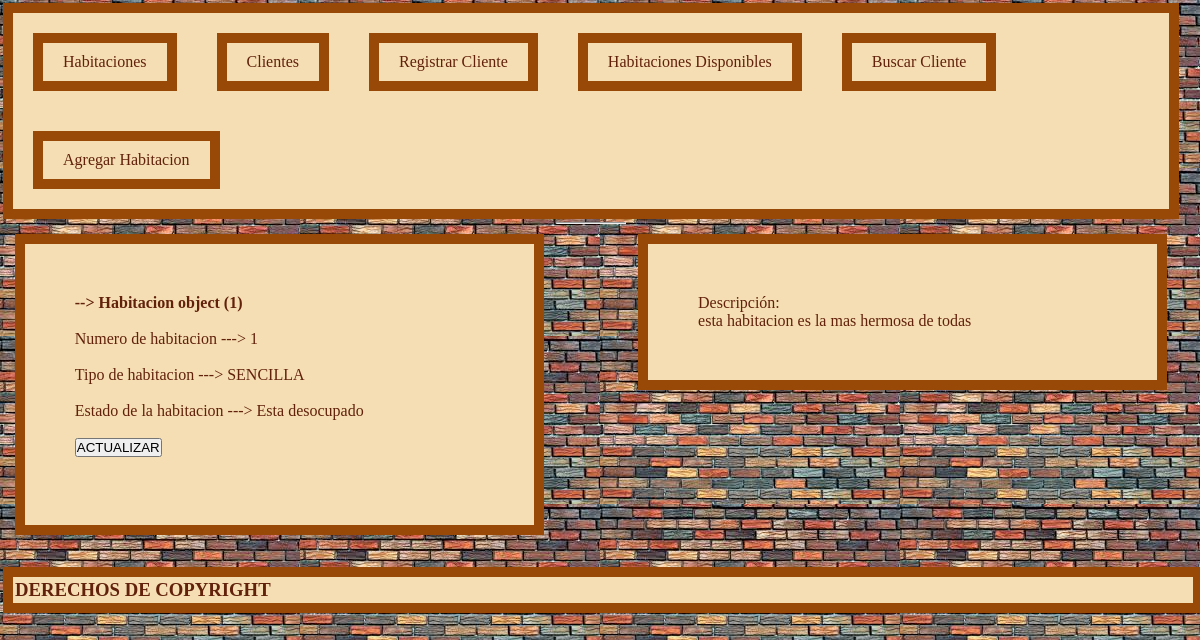
The page /hotel/1/ on the database as committed earlier.
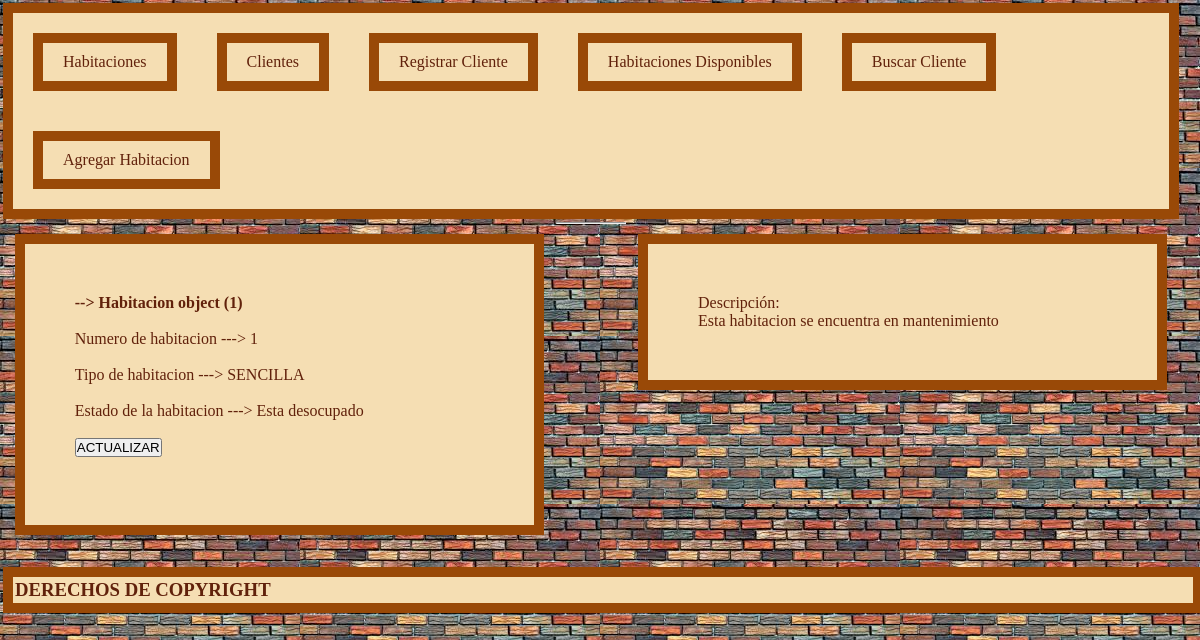
The same page on the database as committed later.
### hotel/models.py (models this page shows, shortened)
class Habitacion(models.Model):
    SENCILLA = 'SENCILLA'
    DOBLE  = 'DOBLE'
    MATRIMONIAL = 'MATRIMONIAL'
    SUITE       = 'SUITE'
    TIPO_DE_HABITACION = [
        (SENCILLA,  'Sencilla'),
        (DOBLE, 'Doble'),
        (MATRIMONIAL, 'Matrimonial'),
        (SUITE, 'Suite'),
    ]
    tipo = models.CharField(
        max_length = 15,
        choices = TIPO_DE_HABITACION,
        default = SENCILLA,
    ) #  seleccionar el tipo de habitacion.
    dias        = models.PositiveIntegerField(null = True) # Dias ocupado
    servicios   = models.PositiveIntegerField(null = True) # Servicios al dia
    numero      = models.PositiveIntegerField() # id de la habitacion
    estado      = models.BooleanField(default = False) # False = Ocupadoimineto = models.BooleanField(default = False)
    mantenimiento = models.BooleanField(default = False)
    descripcion = models.CharField(max_length = 100)

### hotel/views.py (the view)
# urls.py: path('<int:myID>/', HabitacionDetailView.as_view(), name = 'habi-detail'),
class HabitacionDetailView(View):
    def get(self, request, myID):
        obj = Habitacion.objects.get(id = myID)
        context = {
                'object': obj,
                }
        return render(request, 'hotel/habitacion_detail.html', context)

### hotel/templates/hotel/habitacion_detail.html (shortened to what this page needs)
{% extends 'base.html' %}
{% block body %}
<h1>--> {{ object }}</h1>
<br>
<p>
    Numero de habitacion --->
    {{ object.numero }}
</p>
<br>
<p>
    Tipo de habitacion --->
    {{ object.tipo }}
</p>
<br>
<p>
    Estado de la habitacion --->
    {% if object.estado %}
        Esta ocupado
    {% else %}
        Esta desocupado
    {% endif %}
</p>
<br>
<p>
    <button  onclick="location.href='update/'">ACTUALIZAR</button>
</p>
<br>
{% endblock %}
{% block descrip %}
<section class="descrip">
    <article>
        <p>
            Descripción:
        </p>
        {{ object.descripcion }}
    </article>
</section>
{% endblock %}

### hotel/templates/base.html (shortened to what this page needs)
<!DOCTYPE html>
{% load static %}
<html>
    <head>
        <link rel="stylesheet" href="{% static 'css/estilos.css' %}">
    </head>
    <body>
        <header>
			<div >
				<nav>
                    {% block nav %}
                        <ul>
                            <li><a href = "{% url 'hotel:habitacion-list' %}"> Habitaciones</a></li>
                            <li><a href = "{% url 'hotel:cliente-list' %}"> Clientes</a></li>
                            <li><a href = "{% url 'hotel:clie-adding' %}"> Registrar Cliente</a></li>
                            <li><a href = "{% url 'hotel:habi-dispo' %}">Habitaciones Disponibles</a></li>
                            <li><a href = "{% url 'hotel:clie-search' %}"> Buscar Cliente</a></li>
                            <li><a href = "{% url 'hotel:habi-add' %}"> Agregar Habitacion</a></li>
                        </ul>
                    {% endblock %}
                </nav>
            </div>
        </header>
        <section class="main">
			<section class="articles">
				<article>
                    {% block body %}
                    {% endblock %}
                </article>
            </section>
            {% block descrip %}
            {% endblock %}
        </section>
        {% block footer %}
            <hr>
            <footer>
                <h3> DERECHOS DE COPYRIGHT</h3>
            </footer>
        {% endblock %}
    </body>
</html>

### hotel/static/css/estilos.css (style rules this page uses)
* { padding: 0; margin: 0; }
h1 { font-style:courier; }
body { background: url("images/ladrillos.jpg"); }
header, .main, footer { width: 98%; max-width: 1350px; margin: 3px; }
header nav { background: wheat; overflow: hidden; border:rgb(153, 73, 7) 10px solid; }
header nav ul { list-style-type: none; }
header nav ul li { float: left; }
header nav ul li a { padding: 10px 20px; display: block; text-decoration: none; color:#61210B; margin: 20px; border:rgb(153, 73, 7) 10px solid; }
.main .articles { width: 45%; float: left; margin: 1%; }
.main .articles article { color:#61210B; padding: 50px; background: wheat; margin-bottom: 20px; border:rgb(153, 73, 7) 10px solid; }
.main .descrip { width: 45%; float: right; margin: 1%; }
.main .descrip article { color:#61210B; padding: 50px; background: wheat; margin-bottom: 20px; border:rgb(153, 73, 7) 10px solid; }
footer { color: #61210B;; background: wheat; clear: both; padding: 2px; border:rgb(153, 73, 7) 10px solid; }

Rows that differ between the two databases and show on the page:
changed Habitacion "Habitacion object (1)": descripcion "esta habitacion es la mas hermosa de todas" → "Esta habitacion se encuentra en mantenimiento"
